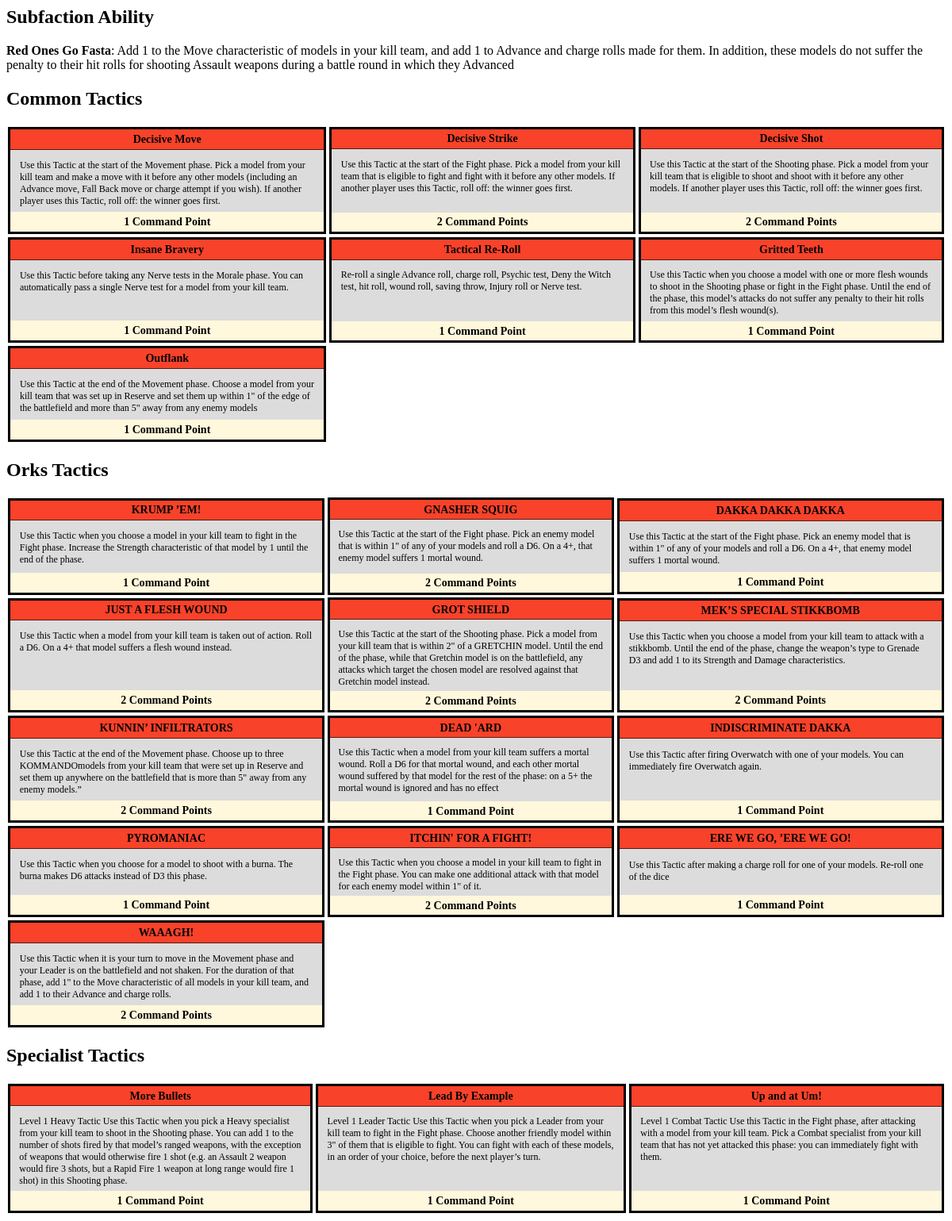
Screenshot of /report/2/cheatsheet with the database file from the repository.
### armybuilder/models.py (models this page shows, shortened)
class Ability(Base):
    __tablename__ = 'ability'
    id = Column(Integer, primary_key=True)
    name = Column(Text)
    text = Column(Text)
    wargear = relationship(
        'Wargear',
        secondary=wargear_ability_table,
        back_populates='abilities',
        lazy='subquery'
    )
    figures = relationship(
        'Figure',
        secondary=figure_ability_table,
        back_populates='abilities',
        lazy='subquery'
    )
    factions = relationship(
        'Faction',
        secondary=faction_ability_table,
        back_populates='abilities'
    )

class Tactic(Base):
    __tablename__ = 'tactic'
    id = Column(Integer, primary_key=True)
    name = Column(Text)
    cost = Column(Integer)
    text = Column(Text)
    keyword_id = Column(Integer, ForeignKey('keyword.id'))
    keyword = relationship('Keyword')
    factions = relationship('Faction',
        secondary=tactic_faction_table,
        back_populates='tactics')
    specialization = relationship('Specialization')

class Faction(Base):
    __tablename__ = 'faction'
    id = Column(Integer, primary_key=True)
    name = Column(Text)
    keyword_id = Column(Integer, ForeignKey('keyword.id'))
    keyword = relationship('Keyword')
    is_subfaction = Column(Boolean, default=False)
    abilities = relationship('Ability', secondary=faction_ability_table, back_populates='factions', lazy='subquery')
    figures = relationship(
        'Figure', secondary=figure_faction_table,
        back_populates='factions'
    )
    tactics = relationship('Tactic',
        secondary=tactic_faction_table,
        back_populates='factions')
    rosters = relationship('Roster',
        secondary=roster_faction_table,
        back_populates='factions')

### armybuilder/views.py (the view)
@app.route('/report/<int:roster_id>/<string:report_name>')
def report_view(roster_id, report_name):
    if 'report_view_memo' not in g:
        print("first yikes")
        g.report_view_memo = {}
    if roster_id not in g.report_view_memo or report_name not in g.report_view_memo[roster_id]:
        with tempfile.TemporaryDirectory() as tmpdir:
            print("second yikes")
            g.report_view_memo[roster_id] = generate_report(tmpdir, roster_id)
    return g.report_view_memo[roster_id][report_name]

### armybuilder/models.py (called while the page is built)
    def __str__(self):
        return self.name

    @property
    def points(self):
        return sum(e.points for e in self.entries)

    @property
    def points(self):
        wargear_points = sum([ w.points if w.points else 0 for w in self.wargear ]) if self.wargear else 0
        figure_points = self.figure.points if self.figure.points else 0
        return wargear_points + figure_points

### armybuilder/report.py (called while the page is built)
def render_report_template(template_name: str, context: Dict[str, Any]) -> str:
    with app.app_context():
        return render_template(
            template_name, **context
        )

### armybuilder/templates/report/cheatsheet.html.jinja
{% extends "report/base.html.jinja" %}
{% block content %}
<h2 class="cheatsheet-subfaction-label">Subfaction Ability</h2>
<div class="cheatsheet-subfaction-container">
    {% for faction in roster.factions %}
        {% if faction.abilities|length != 0 %}
            {% for ability in faction.abilities %}
                <p><b>{{ability.name}}</b>: {{ability.text}}</p>
            {% endfor %}
        {% endif %}
    {% endfor %}
</div>
<h2 class="tactic-label"> {{ "Common Tactics" }}</h2>
<div class="tactics-container common">
    {% for c_tac in common_tactics %}
        {{ macros.render_tactic(c_tac) }}
    {% endfor %}
</div>
<h2 class="tactic-label breaker"> {{  faction_tactics[0].factions[0].name+" Tactics" }}</h2>
<div class="tactics-container faction">
    {% for f_tac in faction_tactics %}
        {{ macros.render_tactic(f_tac) }}
    {% endfor %}
</div>
<h2 class="tactic-label breaker"> {{ "Specialist Tactics" }}</h2>
<div class="tactics-container specialist">
    {% for s_tac in specialist_tactics %}
        {{ macros.render_tactic(s_tac) }}
    {% endfor %}
</div>
{% endblock %}

### armybuilder/templates/report/macros.html.jinja (shortened to what this page needs)
{% macro render_tactic(tactic) %}
   <div class="tactic-cell">
        <div class="tactic-cell-heading-div">
            {{ tactic.name }}
        </div>
        <div class="tactic-cell-text-div">
            {{ tactic.text }}
        </div>
        <div class="tactic-cell-bottom-div">
           <div class="tactic-cost-div">
                {{tactic.cost}}
                {% if tactic.cost > 1 %}
                    Command Points
                {% else %}
                    Command Point
                {% endif %}
            </div>
        </div>
   </div>
{% endmacro %}

### rows the page displays
Ability: name "Red Ones Go Fasta", text "Add 1 to the Move characteristic of models in your kill team, and add 1 to Advance and charge rolls made for them. In addition, these models do not suffer the penalty to their hit rolls for shooting Assault weapons during a battle round in which they Advanced"
Tactic: name "Decisive Move", text "Use this Tactic at the start of the Movement phase. Pick a model from your kill team and make a move with it before any other models (including an Advance move, Fall Back move or charge attempt if you wish). If another player uses this Tactic, roll off: the winner goes first.", cost "1", shows "Command Point"
Tactic: name "Decisive Strike", text "Use this Tactic at the start of the Fight phase. Pick a model from your kill team that is eligible to fight and fight with it before any other models. If another player uses this Tactic, roll off: the winner goes first.", cost "2", shows "Command Points"
Tactic: name "Decisive Shot", text "Use this Tactic at the start of the Shooting phase. Pick a model from your kill team that is eligible to shoot and shoot with it before any other models. If another player uses this Tactic, roll off: the winner goes first.", cost "2", shows "Command Points"
Tactic: name "Insane Bravery", text "Use this Tactic before taking any Nerve tests in the Morale phase. You can automatically pass a single Nerve test for a model from your kill team.", cost "1", shows "Command Point"
Tactic: name "Tactical Re-Roll", text "Re-roll a single Advance roll, charge roll, Psychic test, Deny the Witch test, hit roll, wound roll, saving throw, Injury roll or Nerve test.", cost "1", shows "Command Point"
Tactic: name "Gritted Teeth", text "Use this Tactic when you choose a model with one or more flesh wounds to shoot in the Shooting phase or fight in the Fight phase. Until the end of the phase, this model’s attacks do not suffer any penalty to their hit rolls from this model’s flesh wound(s).", cost "1", shows "Command Point"
Tactic: name "Outflank", text "Use this Tactic at the end of the Movement phase. Choose a model from your kill team that was set up in Reserve and set them up within 1\" of the edge of the battlefield and more than 5\" away from any enemy models", cost "1", shows "Command Point"
Faction: name "Orks Tactics"
Tactic: name "KRUMP ’EM!", text "Use this Tactic when you choose a model in your kill team to fight in the Fight phase. Increase the Strength characteristic of that model by 1 until the end of the phase.", cost "1", shows "Command Point"
Tactic: name "GNASHER SQUIG", text "Use this Tactic at the start of the Fight phase. Pick an enemy model that is within 1\" of any of your models and roll a D6. On a 4+, that enemy model suffers 1 mortal wound.", cost "2", shows "Command Points"
Tactic: name "DAKKA DAKKA DAKKA", text "Use this Tactic at the start of the Fight phase. Pick an enemy model that is within 1\" of any of your models and roll a D6. On a 4+, that enemy model suffers 1 mortal wound.", cost "1", shows "Command Point"
Tactic: name "JUST A FLESH WOUND", text "Use this Tactic when a model from your kill team is taken out of action. Roll a D6. On a 4+ that model suffers a flesh wound instead.", cost "2", shows "Command Points"
Tactic: name "GROT SHIELD", text "Use this Tactic at the start of the Shooting phase. Pick a model from your kill team that is within 2\" of a GRETCHIN model. Until the end of the phase, while that Gretchin model is on the battlefield, any attacks which target the chosen model are resolved against that Gretchin model instead.", cost "2", shows "Command Points"
Tactic: name "MEK’S SPECIAL STIKKBOMB", text "Use this Tactic when you choose a model from your kill team to attack with a stikkbomb. Until the end of the phase, change the weapon’s type to Grenade D3 and add 1 to its Strength and Damage characteristics.", cost "2", shows "Command Points"
Tactic: name "KUNNIN’ INFILTRATORS", text "Use this Tactic at the end of the Movement phase. Choose up to three KOMMANDOmodels from your kill team that were set up in Reserve and set them up anywhere on the battlefield that is more than 5\" away from any enemy models.”", cost "2", shows "Command Points"
Tactic: name "DEAD 'ARD", text "Use this Tactic when a model from your kill team suffers a mortal wound. Roll a D6 for that mortal wound, and each other mortal wound suffered by that model for the rest of the phase: on a 5+ the mortal wound is ignored and has no effect", cost "1", shows "Command Point"
Tactic: name "INDISCRIMINATE DAKKA", text "Use this Tactic after firing Overwatch with one of your models. You can immediately fire Overwatch again.", cost "1", shows "Command Point"
Tactic: name "PYROMANIAC", text "Use this Tactic when you choose for a model to shoot with a burna. The burna makes D6 attacks instead of D3 this phase.", cost "1", shows "Command Point"
Tactic: name "ITCHIN' FOR A FIGHT!", text "Use this Tactic when you choose a model in your kill team to fight in the Fight phase. You can make one additional attack with that model for each enemy model within 1\" of it.", cost "2", shows "Command Points"
Tactic: name "ERE WE GO, ’ERE WE GO!", text "Use this Tactic after making a charge roll for one of your models. Re-roll one of the dice", cost "1", shows "Command Point"
Tactic: name "WAAAGH!", text "Use this Tactic when it is your turn to move in the Movement phase and your Leader is on the battlefield and not shaken. For the duration of that phase, add 1\" to the Move characteristic of all models in your kill team, and add 1 to their Advance and charge rolls.", cost "2", shows "Command Points"
Tactic: name "More Bullets", text "Level 1 Heavy Tactic Use this Tactic when you pick a Heavy specialist from your kill team to shoot in the Shooting phase. You can add 1 to the number of shots fired by that model’s ranged weapons, with the exception of weapons that would otherwise fire 1 shot (e.g. an Assault 2 weapon would fire 3 shots, but a Rapid Fire 1 weapon at long range would fire 1 shot) in this Shooting phase.", cost "1", shows "Command Point"
Tactic: name "Lead By Example", text "Level 1 Leader Tactic Use this Tactic when you pick a Leader from your kill team to fight in the Fight phase. Choose another friendly model within 3\" of them that is eligible to fight. You can fight with each of these models, in an order of your choice, before the next player’s turn.", cost "1", shows "Command Point"
Tactic: name "Up and at Um!", text "Level 1 Combat Tactic Use this Tactic in the Fight phase, after attacking with a model from your kill team. Pick a Combat specialist from your kill team that has not yet attacked this phase: you can immediately fight with them.", cost "1", shows "Command Point"

### other values shown
{{ "Common Tactics" }} "Common Tactics"
{{ "Specialist Tactics" }} "Specialist Tactics"
